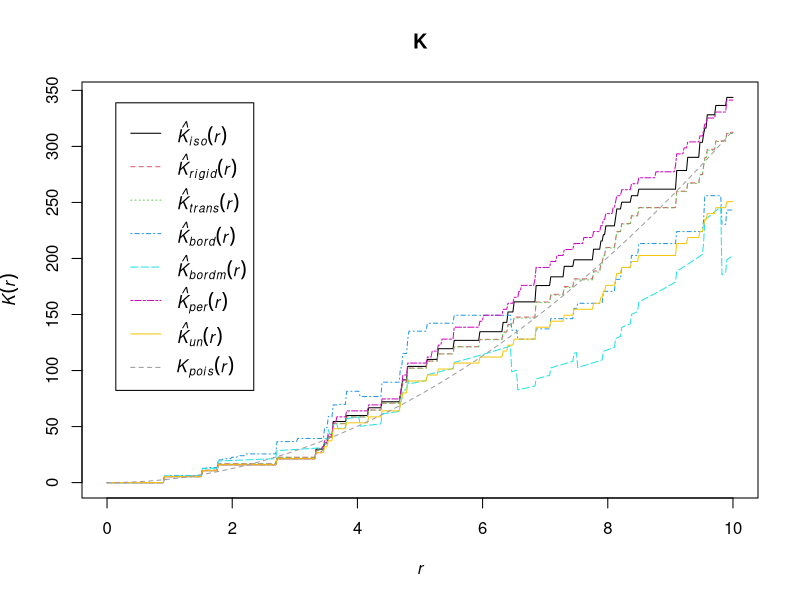

R code for this plot: (Note: this script raises an error after producing the figure.)
# Load required libraries
library("spatstat")
library("ggplot2")
library("dplyr")

# Create an empty list to store K-function data (you can also use a data frame)
kaa <- list()

# Set the path for the output CSV file
path_out_iso <- "E:/Learn_Manim/random.csv"

# Initialize a variable jj
jj <- 0

# Increment jj by 1
jj <- jj + 1

# Generate random point coordinates as an example (replace with your data)
centers <- random_matrix <- (matrix(runif(50), ncol = 2)-0.5)*40


# Create a ppp object with an observation window that covers your points
as.ppp <- ppp(centers[, 1], centers[, 2], window = owin(c(-20, 20), c(-20, 20)))

# Check the summary of the point pattern
summary(as.ppp)

# Calculate the K-function
K <- Kest(as.ppp, correction = "all")

# Create a data frame with the desired columns
k_data <- data.frame(r = K$r, Kiso = K$iso, Ktheo = K$theo, Kdev = K$iso - K$theo)

# Add the data frame to your list
kaa[[jj]] <- k_data

# Extract data from the data frame based on your 'ind' variable
ind <- seq(1, nrow(k_data), by = 5)
kaa2 <- k_data[ind, ]

# Plot the K-function
plot(K)

# Calculate the average K-function values if needed
# ...

# Write the results to a CSV file
write.csv(kaa2, file = path_out_iso)
